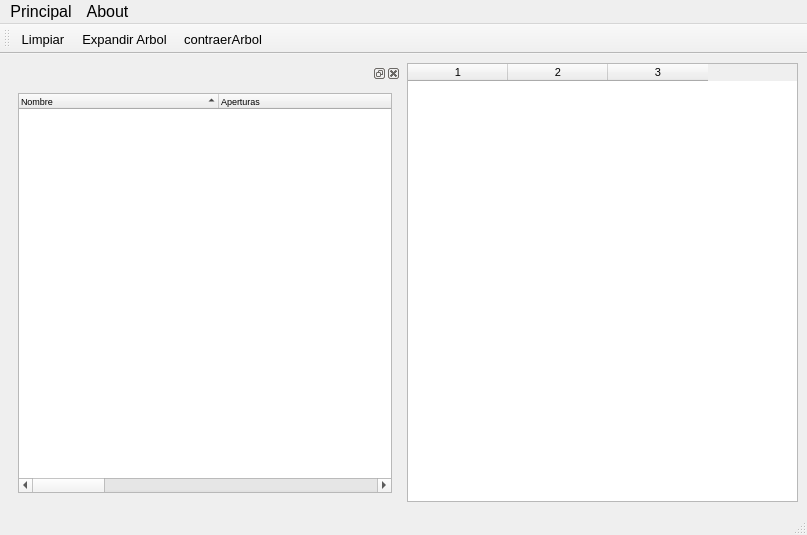
<?xml version="1.0" encoding="UTF-8"?>
<ui version="4.0">
 <class>Principal</class>
 <widget class="QMainWindow" name="Principal">
  <property name="geometry">
   <rect>
    <x>0</x>
    <y>0</y>
    <width>807</width>
    <height>535</height>
   </rect>
  </property>
  <property name="font">
   <font>
    <pointsize>12</pointsize>
   </font>
  </property>
  <property name="windowTitle">
   <string>MainWindow</string>
  </property>
  <widget class="QWidget" name="centralwidget">
   <layout class="QHBoxLayout">
    <property name="spacing">
     <number>6</number>
    </property>
    <property name="margin">
     <number>9</number>
    </property>
    <item>
     <widget class="QDockWidget" name="dockWidget">
      <widget class="QWidget" name="dockWidgetContents">
       <layout class="QVBoxLayout">
        <property name="spacing">
         <number>6</number>
        </property>
        <property name="margin">
         <number>9</number>
        </property>
        <item>
         <widget class="QTreeWidget" name="tree">
          <property name="font">
           <font>
            <pointsize>7</pointsize>
           </font>
          </property>
          <property name="alternatingRowColors">
           <bool>true</bool>
          </property>
          <property name="sortingEnabled">
           <bool>true</bool>
          </property>
          <property name="columnCount">
           <number>9</number>
          </property>
          <attribute name="headerDefaultSectionSize">
           <number>200</number>
          </attribute>
          <column>
           <property name="text">
            <string>Nombre</string>
           </property>
          </column>
          <column>
           <property name="text">
            <string>Aperturas</string>
           </property>
          </column>
          <column>
           <property name="text">
            <string>Cierres</string>
           </property>
          </column>
          <column>
           <property name="text">
            <string>Tiempo Total</string>
           </property>
          </column>
          <column>
           <property name="text">
            <string>Intervalo Maximo</string>
           </property>
          </column>
          <column>
           <property name="text">
            <string>Intervalo Minimo</string>
           </property>
          </column>
          <column>
           <property name="text">
            <string>Subllamadas Media</string>
           </property>
          </column>
          <column>
           <property name="text">
            <string>Subllamadas Maximo</string>
           </property>
          </column>
          <column>
           <property name="text">
            <string>Subllamadas Minimo</string>
           </property>
          </column>
         </widget>
        </item>
       </layout>
      </widget>
     </widget>
    </item>
    <item>
     <widget class="QTableWidget" name="table">
      <property name="font">
       <font>
        <pointsize>8</pointsize>
       </font>
      </property>
      <property name="alternatingRowColors">
       <bool>true</bool>
      </property>
      <property name="selectionMode">
       <enum>QAbstractItemView::MultiSelection</enum>
      </property>
      <property name="columnCount">
       <number>3</number>
      </property>
      <column/>
      <column/>
      <column/>
     </widget>
    </item>
   </layout>
  </widget>
  <widget class="QMenuBar" name="menubar">
   <property name="geometry">
    <rect>
     <x>0</x>
     <y>0</y>
     <width>807</width>
     <height>26</height>
    </rect>
   </property>
   <widget class="QMenu" name="menuAbout">
    <property name="title">
     <string>About</string>
    </property>
    <addaction name="mui_about"/>
   </widget>
   <widget class="QMenu" name="menuPrincipal">
    <property name="title">
     <string>Principal</string>
    </property>
    <addaction name="mui_conectar"/>
    <addaction name="mui_abrir_traza"/>
    <addaction name="separator"/>
    <addaction name="mui_tableclear"/>
    <addaction name="actionLimpiar_Arbol"/>
   </widget>
   <addaction name="menuPrincipal"/>
   <addaction name="menuAbout"/>
  </widget>
  <widget class="QStatusBar" name="statusbar"/>
  <widget class="QToolBar" name="toolBar">
   <property name="font">
    <font>
     <pointsize>10</pointsize>
    </font>
   </property>
   <property name="orientation">
    <enum>Qt::Horizontal</enum>
   </property>
   <attribute name="toolBarArea">
    <enum>TopToolBarArea</enum>
   </attribute>
   <attribute name="toolBarBreak">
    <bool>false</bool>
   </attribute>
   <addaction name="mui_clear"/>
   <addaction name="mui_expandtree"/>
   <addaction name="mui_collapseTree"/>
  </widget>
  <action name="mui_about">
   <property name="text">
    <string>About</string>
   </property>
  </action>
  <action name="mui_clear">
   <property name="text">
    <string>Limpiar</string>
   </property>
  </action>
  <action name="mui_conectar">
   <property name="text">
    <string>Conectar</string>
   </property>
  </action>
  <action name="mui_tableclear">
   <property name="text">
    <string>Limpiar Table</string>
   </property>
  </action>
  <action name="actionLimpiar_Arbol">
   <property name="text">
    <string>Limpiar Arbol</string>
   </property>
  </action>
  <action name="mui_expandtree">
   <property name="text">
    <string>Expandir Arbol</string>
   </property>
  </action>
  <action name="mui_collapseTree">
   <property name="text">
    <string>contraerArbol</string>
   </property>
  </action>
  <action name="mui_abrir_traza">
   <property name="text">
    <string>Abrir Traza</string>
   </property>
   <property name="shortcut">
    <string>Ctrl+A</string>
   </property>
  </action>
 </widget>
 <resources/>
 <connections>
  <connection>
   <sender>actionLimpiar_Arbol</sender>
   <signal>triggered()</signal>
   <receiver>tree</receiver>
   <slot>clear()</slot>
   <hints>
    <hint type="sourcelabel">
     <x>-1</x>
     <y>-1</y>
    </hint>
    <hint type="destinationlabel">
     <x>204</x>
     <y>291</y>
    </hint>
   </hints>
  </connection>
 </connections>
</ui>
